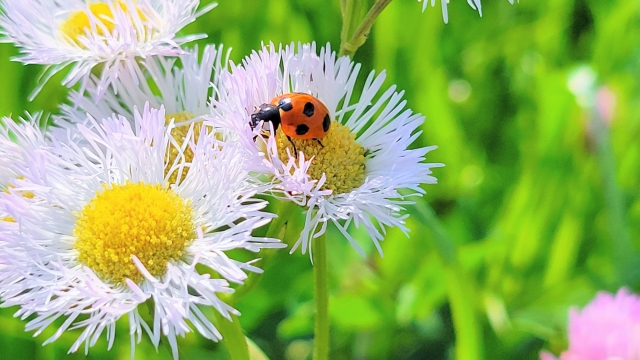
//> input picture 第15回/final3/Debug/input1.jpg, 640 x 360 px
$ ./final3_src_k21099   (built with g++ and OpenCV 4)
//> lines starting //> are read from the running program, lines starting //| are printed output that depends on the picture; after the words box and inside, x2 and y2 are one past the last pixel; in counts of white or black regions, pixels touching at a corner belong together
#include <iostream>
// OpenCV用のヘッダファイル
#include <opencv2/opencv.hpp>
//画像ファイル (サイズは小さめが良い)
#define FILE_NAME "./input1.jpg"
#define WINDOW_NAME_INPUT "intput"
#define WINDOW_NAME_OUTPUT "output"
#define WINDOW_NAME_BIN "bin"
#define COUNT (8)
#define TH (50)
#define MAX_VAL (255)
#define R_MIN (150)
#define G_MAX (100)
#define B_MAX (100)

int main(int argc, const char * argv[]) {
    //1.画像の入力
    cv::Mat src_img,gray_img,bin_img,dst_img;//画像の型と変数
    src_img = cv::imread(FILE_NAME); //画像の読み込み
//> src_img is the input picture: 360 rows x 640 cols, CV_8UC3; mean B, G, R 103.9, 178.8, 147.6
    if (src_img.empty()) { //入力失敗の場合
        fprintf(stderr, "読み込み失敗\n");
        return (-1);
    }

    dst_img = src_img.clone();

    bin_img = cv::Mat::zeros(src_img.size(), CV_8UC1);
    cv::cvtColor(src_img, gray_img, cv::COLOR_BGRA2GRAY);
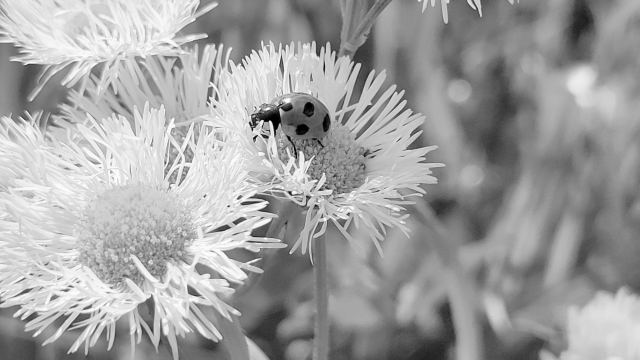
//> gray_img: 360 rows x 640 cols, CV_8UC1; min 0, max 252, mean 160.9

    //2.てんとう虫を判別して二値化
    for (int y=0; y<src_img.rows; y++) {
        for (int x=0; x<src_img.cols; x++) {
            cv::Vec3b p = src_img.at<cv::Vec3b>(y,x);
            uchar s_b = gray_img.at<uchar>(y,x);
            if ((p[0] <= B_MAX && p[1] <= G_MAX && p[2] >= R_MIN) || s_b < TH) {
                bin_img.at<uchar>(y, x) = MAX_VAL;
            }
        }
    }
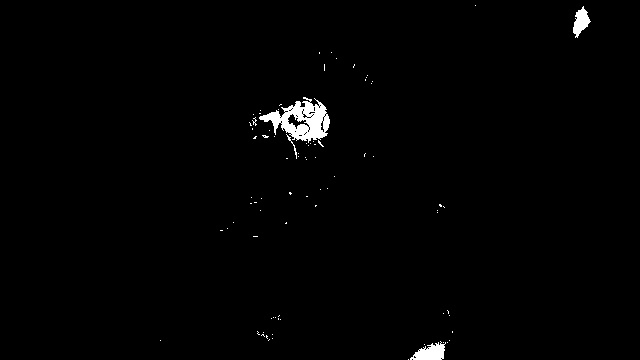
//> bin_img: 360 rows x 640 cols, CV_8UC1; 1.1% white; 84 white regions (80 under 20 px), largest, box (x1, y1, x2, y2) and area: (259, 97, 330, 143) 1555, (410, 341, 446, 360) 410, (573, 6, 591, 38) 306, (286, 134, 297, 159) 40

    //3.クロージング・オープニング
    cv::dilate(bin_img, bin_img, cv::Mat(), cv::Point(-1,-1),COUNT);
    cv::erode(bin_img, bin_img, cv::Mat(), cv::Point(-1,-1),COUNT);
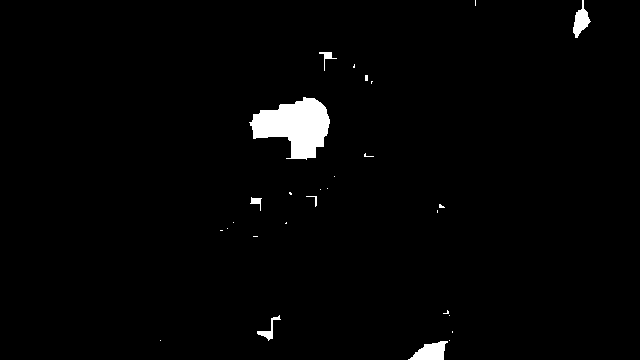
//> bin_img: 360 rows x 640 cols, CV_8UC1; 1.9% white; 28 white regions (21 under 20 px)
    cv::dilate(bin_img, bin_img, cv::Mat(), cv::Point(-1,-1),COUNT);

    //4.輪郭を取得
    std::vector< std::vector< cv::Point > > contours;
    cv::findContours(bin_img, contours, cv::RETR_EXTERNAL, cv::CHAIN_APPROX_NONE);
//> contours = 14 contours; largest, box (x1, y1, x2, y2) and area: (241, 89, 338, 168) 5588, (400, 302, 461, 360) 1834, (311, 44, 381, 92) 1660, (281, 168, 343, 215) 1388, (565, 0, 599, 46) 1271

    //5.面積の最大を取得
    int num =0;
    double S_tmp = 0;
    for (int i=0; i<contours.size(); i++) {
        double S = cv::contourArea(contours[i]);
        if (S_tmp < S) {
            S_tmp = S;
            num = i;
        }
    }
//> this loop made 14 passes
//> (S, S_tmp) on passes 1, 2, 3, 11: (256, 256), (1133, 1133), (1834, 1834), (5587.5, 5587.5)
//> S on passes 4 to 9: 320, 288.5, 548, 499.5, 687, 1388
//> after the loop, S_tmp = 5587.5; num = 10

    //6.てんとう虫の周りに四角を表示
    cv::rectangle(dst_img, cv::boundingRect(contours[num]), CV_RGB(0, 0, 0), 3);
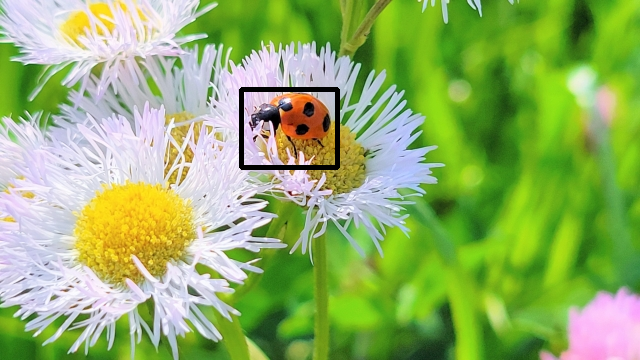
//> dst_img: 360 rows x 640 cols, CV_8UC3; 0.75% of pixels changed, all inside (x1, y1, x2, y2) = (239, 87, 340, 170)

    //7.画像の表示
    cv::imshow(WINDOW_NAME_BIN, dst_img);
    cv::waitKey(); //キー入力待ち (止める)

    return (0);

}
